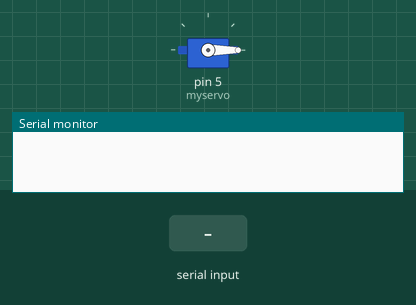
Recording of a sketch running on a simulated Arduino Uno, built with avr-gcc and run on an emulated ATmega328P. On the bench: servo, the last lines printed to the serial monitor. The test bench sets the inputs (shaded band).

Above: at 1.2 s.
1.3 s: "90,45\n" received over Serial
At 2.4 s:
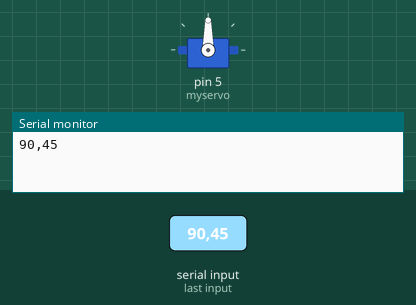
2.8 s: "200\n" received over Serial
At 3.5 s:
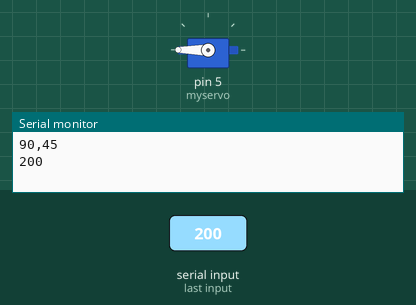
4.3 s: "30,150\n" received over Serial
At 4.7 s:
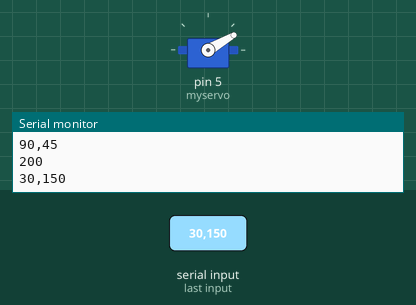
5.8 s: "90\n" received over Serial
At 6.9 s:
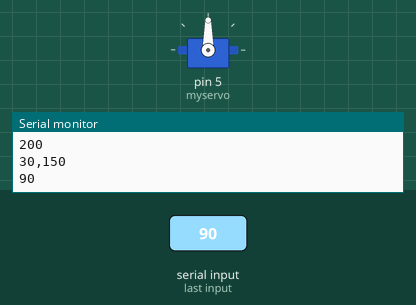
Timing chart, 0 to 8.3 s (numbered marks = the images above; inputs shaded):
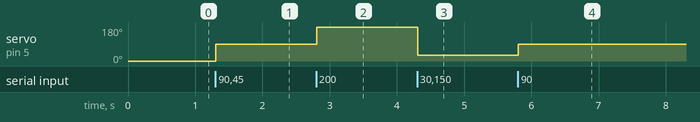

The sketch:

sketch_dec26b.ino
```cpp
#include <Servo.h>  //подключение библиотеки servo


Servo myservo;  // создание объекта servo для управления мотором
// на большинстве плат Arduino можно создать 12 servo объектов


String inputString = "";         // переменная типа string для сохранения входных данных
boolean stringComplete = false;  // флаг данные получены


void setup() {
  myservo.attach(5); //выбираем девятый управляющий дискретный выход контроллера для управления моторчиком


  //инициализация последовательного порта:
  Serial.begin(9600);


  // получить 200 байтов и записать в переменную inputString:
  inputString.reserve(200);


  myservo.write(0); //выставляем изначальное положение серво в 0 градусов
}


void loop() {
  serialEvent(); //вызов нашей коммуникационной функции


  // печатаем ответ в COM-порт и поворачиваем серво на заданный угол:
  if (stringComplete) {
    Serial.println(inputString);


    myservo.write(inputString.toInt()); //задание положения серво-машинке из полученной команды


    // обнуляем строковую переменную:
    inputString = "";
    stringComplete = false;
  }
}


void serialEvent() {
  while (Serial.available()) {
    // получить новый байт данных:
    char inChar = (char)Serial.read();


    // добавить новый байт к строковой переменной inputString:
    inputString += inChar;


    // если входной символ является новой строкой, взвести флаг
    // что бы основной цикл обработал принятую команду:
    if (inChar == '\n') {
      stringComplete = true;
    }


  }
}
```

Measured:
- after the input at 1.3 s, servo on pin 5 (myservo): 0° → 90° at once
- after the input at 2.8 s, servo on pin 5 (myservo): 90° → 180° at once
- after the input at 4.3 s, servo on pin 5 (myservo): 180° → 30° at once
- after the input at 5.8 s, servo on pin 5 (myservo): 30° → 90° at once
